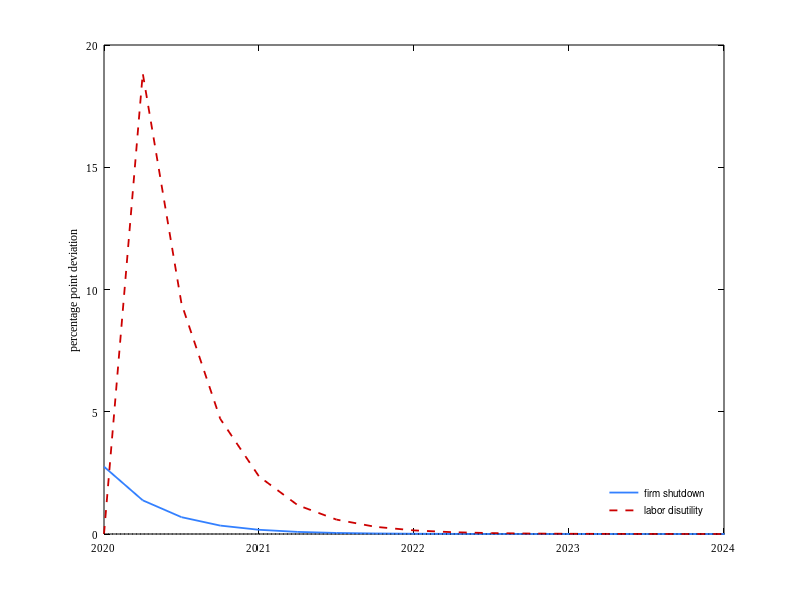

Source code (MATLAB): (Note: this script raises an error after producing the figure.)
clear, clc, close all

load ('data_figures.mat')

% specification
fontsz = 8;
paper_unit = 'inches'; % 'inches', 'normalized', 'centimeters', 'points'
paper_size = [3.2 2.3]; % [width height]
paper_position = [0 0 3.2 2.3]; % [left bottom width height].
paper_orientation = 'portrait'; % 'portrait (default)', 'landscape'
font_name = 'Times New Roman'; % 'Helvetica', 'Times New Roman'
color_graph = [0.2 0.5 1.0];
color_mark = [0.2 0.5 1.0];

%impulse response
% Column 1: period	
% Column 2: shutdown firms
% Column 3: output	
% Column 4: hours	
% Column 5: firm debt
% Column 6: firm entry
% Column 7: firm exit
% Column 8: consumption
% Column 9: investment	
% Column 10: shock psi
% Column 11: labor productivity	
% Column 12: zero

% Firm shutdown shock and disutility shock
x1 = aggregates_covid_joint(:,1);
y1 = aggregates_covid_joint(:,2);
y2 = aggregates_covid_joint(:,10);
figure
p1=plot(x1,y1,'Color',[0.2 0.5 1.0],'LineWidth',1.3,'LineStyle','-'), hold on
p2 = plot(x1,y2,'Color',[0.8 0 0],'LineWidth',1.3,'LineStyle','--'),
plot(x1,0*y1,'Color','k','LineWidth',0.5,'LineStyle',':')
%xlabel('period','Color','k')
ylabel('percentage point deviation','Color','k')
xlim([2020,2024])
xticks([2020 2021 2022 2023 2024])
ylim([0,20])
hleglines = [p1(1) p2(1)];
legend(hleglines,'firm shutdown','labor disutility','Location','SouthEast')
legend boxoff
set(gca,'Fontsize',fontsz,'FontName',font_name,'xcolor','k','ycolor','k')
fig = gcf;
fig.PaperUnits = paper_unit;
fig.PaperSize = paper_size;
fig.PaperPosition = paper_position;
fig.PaperOrientation = paper_orientation;
print('fig_covid_firm_shutdown','-dpng','-r300')

% GDP
x1 = aggregates_covid_joint(:,1);
x2 = aggregates_data(:,1);
x3 = aggregates_covid_joint(:,1);
x4 = aggregates_data(:,1);
y1 = aggregates_covid_joint(:,3);
y2 = aggregates_data(:,2);
y3 = aggregates_covid_joint(:,4);
y4 = aggregates_data(:,3);

figure
p1 = plot(x1,y1,'Color',[0 0 0],'LineWidth',1.3,'LineStyle','--'); hold on
p2 = plot(x2,y2,'Color',[0 0 0],'LineWidth',1.3,'LineStyle','-');
p3 = plot(x1,y3,'Color',[0.5 0.5 0.5],'LineWidth',1.3,'LineStyle','--');
p4 = plot(x4,y4,'Color',[0.5 0.5 0.5],'LineWidth',1.3,'LineStyle','-');
p5 = plot(x1,0*y1,'Color','k','LineWidth',0.5,'LineStyle',':');

%xlabel('period','Color','k')
ylabel('percentage deviation','Color','k')
xlim([2020,2024])
ylim([-16,0])
hleglines = [p1(1) p2(1) p3(1) p4(1)];
legend(hleglines,'GDP model','GDP data','Hours model','Hours data','Location','SouthEast')
legend boxoff
set(gca,'Fontsize',fontsz,'FontName',font_name,'xcolor','k','ycolor','k')
fig = gcf;
fig.PaperUnits = paper_unit;
fig.PaperSize = paper_size;
fig.PaperPosition = paper_position;
fig.PaperOrientation = paper_orientation;
print('fig_covid_gdp','-dpng','-r300')

% Entry
x1 = aggregates_covid_joint(:,1);
x2 = aggregates_covid_no_operation_only(:,1);
x3 = aggregates_covid_psi_only(:,1);
y1 = aggregates_covid_joint(:,6);
y2 = aggregates_covid_no_operation_only(:,6);
y3 = aggregates_covid_psi_only(:,6);

figure
p1 = plot(x1,y1,'Color',[0 0 0],'LineWidth',1.3,'LineStyle','--'); hold on
p2 = plot(x2,y2,'Color',[0.2 0.5 1.0],'LineWidth',1.3,'LineStyle',':');
p3 = plot(x3,y3,'Color',[0.8 0 0],'LineWidth',1.3,'LineStyle','-.');
p4 = plot(x1,0*y1,'Color','k','LineWidth',0.5,'LineStyle',':');
%xlabel('period','Color','k')
ylabel('percentage point deviation','Color','k')
xlim([2020,2022])
xticks ( [ 2020 2021 2022] )
ylim([-2,4])
hleglines = [p1(1) p2(1) p3(1) ];
legend(hleglines,'operation + labor disutility','operation','labor disutility','Location','NorthEast')
legend boxoff
set(gca,'Fontsize',fontsz,'FontName',font_name,'xcolor','k','ycolor','k')
fig = gcf;
fig.PaperUnits = paper_unit;
fig.PaperSize = paper_size;
fig.PaperPosition = paper_position;
fig.PaperOrientation = paper_orientation;
print('fig_covid_entry','-dpng','-r300')

% Exit
x1 = aggregates_covid_joint(:,1);
x2 = aggregates_covid_no_operation_only(:,1);
x3 = aggregates_covid_psi_only(:,1);
y1 = aggregates_covid_joint(:,7);
y2 = aggregates_covid_no_operation_only(:,7);
y3 = aggregates_covid_psi_only(:,7);


figure
p1 = plot(x1,y1,'Color',[0 0 0],'LineWidth',1.3,'LineStyle','--'); hold on
p2 = plot(x2,y2,'Color',[0.2 0.5 1.0],'LineWidth',1.3,'LineStyle',':');
p3 = plot(x3,y3,'Color',[0.8 0 0],'LineWidth',1.3,'LineStyle','-.');
p4 = plot(x1,0*y1,'Color','k','LineWidth',0.5,'LineStyle',':');
%xlabel('period','Color','k')
ylabel('percentage point deviation','Color','k')
xlim([2020,2022])
xticks ( [ 2020 2021 2022] )
ylim([-2,4])
hleglines = [p1(1) p2(1) p3(1)];
legend(hleglines,'operation + labor disutility','operation','labor disutility','Location','NorthEast')
legend boxoff
set(gca,'Fontsize',fontsz,'FontName',font_name,'xcolor','k','ycolor','k')
fig = gcf;
fig.PaperUnits = paper_unit;
fig.PaperSize = paper_size;
fig.PaperPosition = paper_position;
fig.PaperOrientation = paper_orientation;
print('fig_covid_exit','-dpng','-r300')





